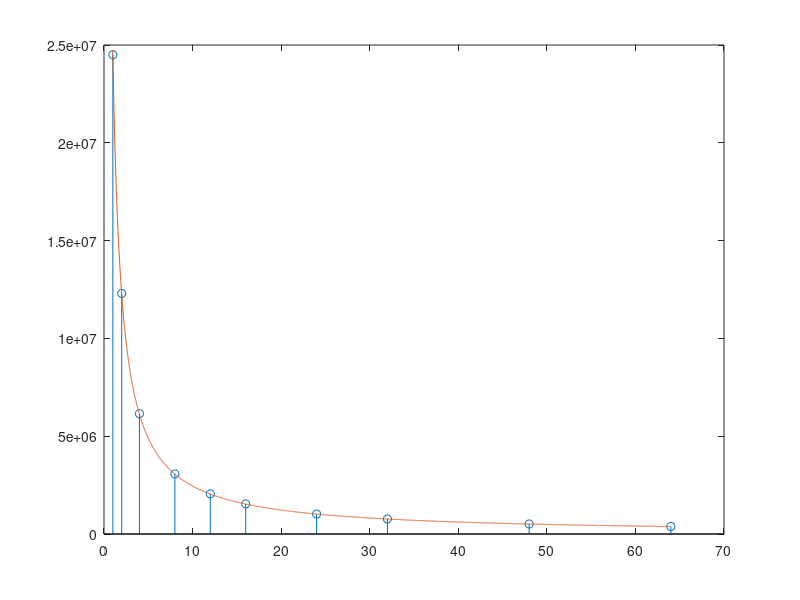

Reproduce this figure in MATLAB.
clear all; close all; clc;

% trying to extrapolate the max speed of the sharc's PCG
% y axis is resultant frequency (function of clock divisor)
% x axis is input value for clock divisor

% some sample y values input to code
clkDivisor = [64 48 32 24 16 12 8 4 2 1];

% resultant frequencies determined with scope
freq = [384e3 512e3 767e3 1.02e6 1.54e6 2.05e6 3.07e6 6.15e6 12.3e6 24.5e6];

stem(clkDivisor,freq);

F = 0:0.01:clkDivisor;

%{
% get the coefficients for a polynomial approximation
coefficients = polyfit(clkDivisor,freq,3);


y = polyval(coefficients,F);

plot(F,y);
%}

hold on;

maxFreq = 24.5e6;

Y = maxFreq./F;

plot(F(100:end),Y(100:end));